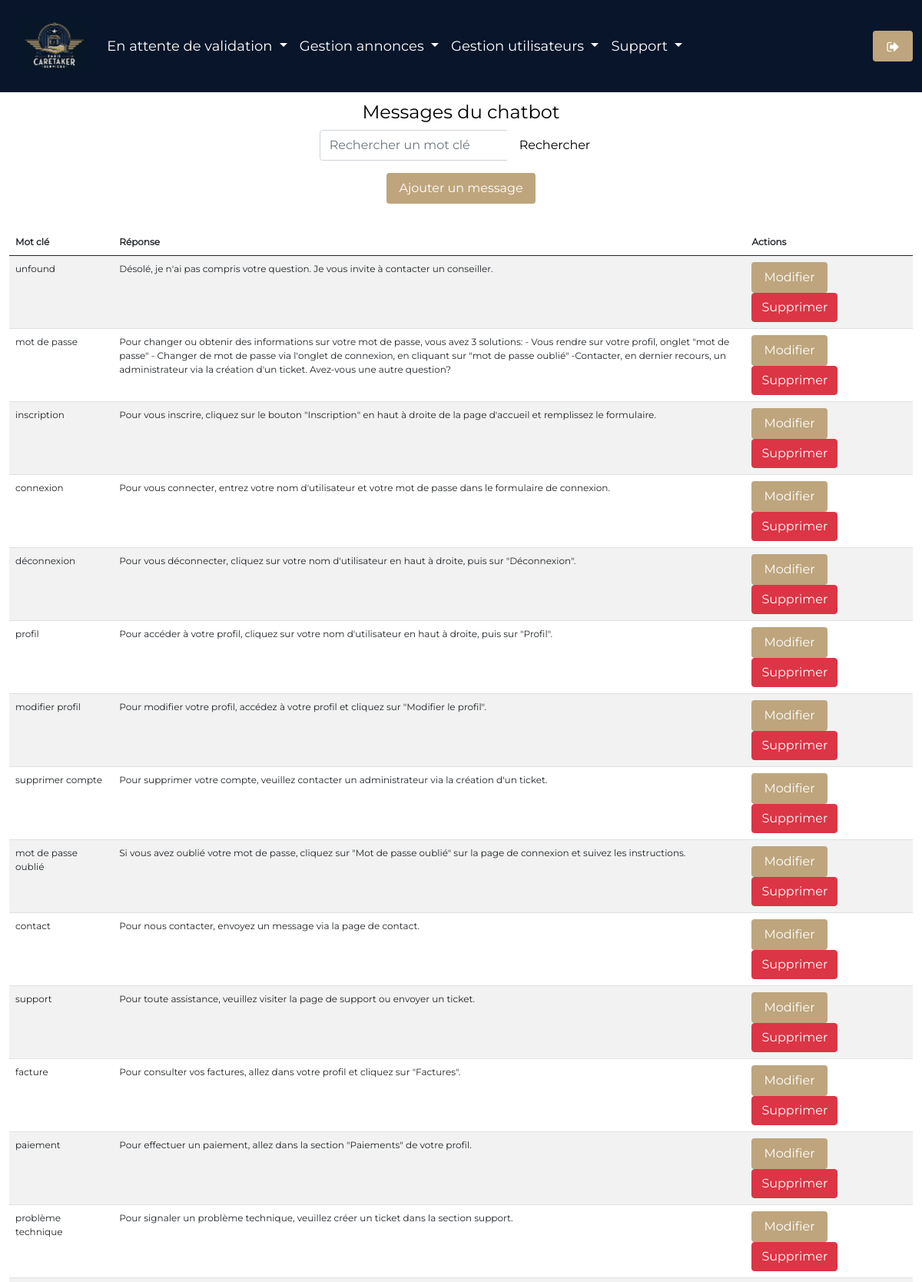
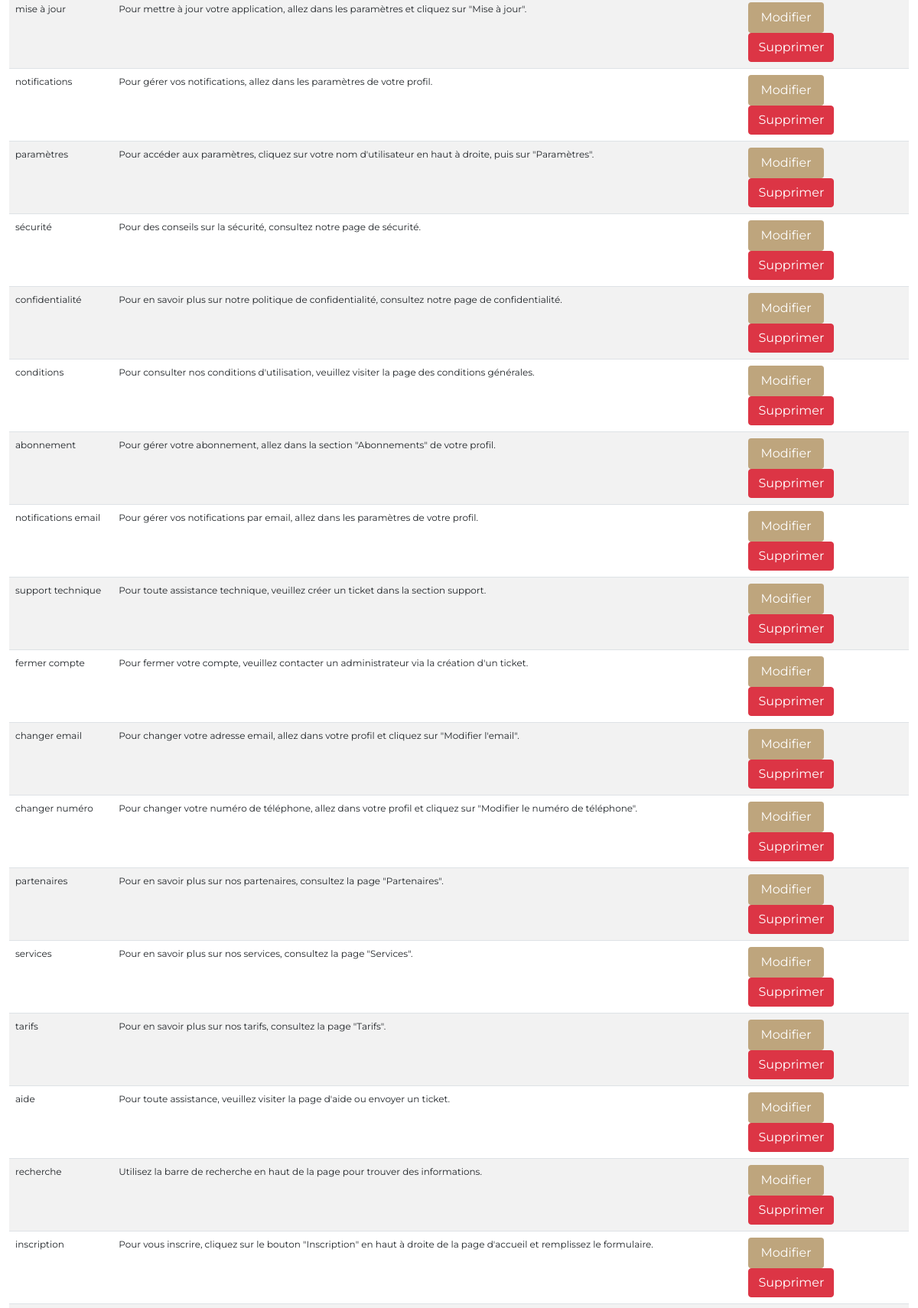
Page /admin/support?choice=chatbot (signed in, upper part) on the committed database (2 pictures, top to bottom).
### tables this page shows
CREATE TABLE IF NOT EXISTS `chatbot` (
  `id` int(11) NOT NULL AUTO_INCREMENT,
  `keyword` text NOT NULL,
  `chatbotresponse` text NOT NULL,
  PRIMARY KEY (`id`)
);

### html/admin/includes/fun_admin.php (called while the page is built, shortened)
<?php
function connectDB()
{
    try {
        $connection = new PDO("mysql:host=" . DB_HOST . ";dbname=" . DB_NAME . ";port=" . DB_PORT, DB_USER, DB_PWD);
        $connection->setAttribute(PDO::ATTR_ERRMODE, PDO::ERRMODE_EXCEPTION);
        return $connection;
    } catch (Exception $e) {
        echo "Erreur SQL " . $e->getMessage();
        exit;
    }
}
function getChatbotMessages(){
    $db = connectDB();
    $req = $db->prepare("SELECT * FROM chatbot");
    $req->execute();
    return $req->fetchAll();
}
?>

### html/admin/support.php (the view, shortened to what this page needs)
<?php
require 'includes/admin_header.php';
require 'includes/fun_admin.php';
if (!isset($_GET['choice'])) {
    header('Location: index.php');
} else {
    $choice = $_GET['choice'];
}
switch ($choice) {
    case 'chatbot':
        if (isset($_POST['search'])) {
            $messages = searchChatbotMessages($_POST['search']);
            echo '<div class="alert alert-success" role="alert"> Résultat de la recherche: '.$_POST['search'].'</div>';
            unset($_POST['search']);
        } else {
            $messages = getChatbotMessages();
        }
?>
        <div class="admin-content-line">
            <div class="stat-block">
                <h4>Messages du chatbot</h4>
                <form action="" method="POST">
                    <div class="input-group mb-3">
                        <input type="text" class="form-control" placeholder="Rechercher un mot clé" name="search" aria-label="Rechercher un mot clé" aria-describedby="button-addon2">
                        <button class="btn btn-outline-secondary" type="submit" id="button-addon2">Rechercher</button>
                    </div>
                </form>
                <button type="button" class="btn btn-primary" data-bs-toggle="modal" data-bs-target="#addMessage">Ajouter un message</button>
                <?php
                if ($messages == null) {
                    echo '<div class="alert alert-danger" role="alert"> Aucun message trouvé</div>';
                }else{
                    ?>
                <div class="table-responsive">
                    <table class="table table-striped table-hover">
                        <thead>
                            <tr>
                                <th scope="col">Mot clé</th>
                                <th scope="col" width = "70%">Réponse</th>
                                <th scope="col">Actions</th>
                            </tr>
                        </thead>
                        <tbody>
                            <?php foreach ($messages as $message) : ?>
                                <tr>
                                    <td><?php echo $message['keyword']; ?></td>
                                    <td><?php echo $message['chatbotresponse']; ?></td>
                                    <td>
                                        <button type="button" class="btn btn-primary" data-bs-toggle="modal" data-bs-target="#editMessage<?php echo $message['id']; ?>">Modifier</button>
                                        <button type="button" class="btn btn-danger" data-bs-toggle="modal" data-bs-target="#deleteMessage<?php echo $message['id']; ?>">Supprimer</button>
                                    </td>
                                </tr>
                            <?php endforeach; ?>
                        </tbody>
                    </table>
                </div>
                <?php } ?>
            </div>
        </div>
<?php
        break;
}
require 'includes/admin_footer.php';
?>

### html/css/base.css (style rules this page uses)
html, body { height: 100%; margin: 0; padding: 0; }
body { font-family: 'Montserrat', sans-serif; color: var(--text-color); font-size: clamp(0.5rem, 1vw, 1rem); margin: 0; padding: 0; background-color:var(--background-color); display: flex; flex-direction: column; min-height: 100vh; margin: 0; }
.bg-light { background-color:var(--background-color) !important; }
.btn-primary { background-color: #BEA57D !important; border: none; color: white; padding: 0.5em 1em; font-family: 'Montserrat', sans-serif !important; }
.btn-outline-secondary { background-color: white !important; border: 1px solid var(--pcs-blue) !important; color: var(--pcs-blue) !important; padding: 0.5em 1em; font-family: 'Montserrat', sans-serif !important; }

### html/admin/includes/admin.css (style rules this page uses)
.admin-content-line { width: 100%; display: flex; flex-wrap: wrap; justify-content: space-around; }
.stat-block { padding: 1%; display: flex; flex-direction: column; align-items: center; justify-content: center; }

### rows in the picture
chatbot: keyword "unfound", chatbotresponse "Désolé, je n'ai pas compris votre question. Je vous invite à contacter un conseiller."
chatbot: keyword "mot de passe", chatbotresponse "Pour changer ou obtenir des informations sur votre mot de passe, vous avez 3 solutions: - Vous rendre sur votre profil, onglet \"mot de passe\" - Changer de mot de passe via l'onglet de connexion, en cliquant sur \"mot de passe oublié\" -Contacter, en dernier recours, un administrateur via la création d'un ticket. Avez-vous une autre question?"
chatbot: keyword "inscription", chatbotresponse "Pour vous inscrire, cliquez sur le bouton \"Inscription\" en haut à droite de la page d'accueil et remplissez le formulaire."
chatbot: keyword "connexion", chatbotresponse "Pour vous connecter, entrez votre nom d'utilisateur et votre mot de passe dans le formulaire de connexion."
chatbot: keyword "déconnexion", chatbotresponse "Pour vous déconnecter, cliquez sur votre nom d'utilisateur en haut à droite, puis sur \"Déconnexion\"."
chatbot: keyword "profil", chatbotresponse "Pour accéder à votre profil, cliquez sur votre nom d'utilisateur en haut à droite, puis sur \"Profil\"."
chatbot: keyword "modifier profil", chatbotresponse "Pour modifier votre profil, accédez à votre profil et cliquez sur \"Modifier le profil\"."
chatbot: keyword "supprimer compte", chatbotresponse "Pour supprimer votre compte, veuillez contacter un administrateur via la création d'un ticket."
chatbot: keyword "mot de passe oublié", chatbotresponse "Si vous avez oublié votre mot de passe, cliquez sur \"Mot de passe oublié\" sur la page de connexion et suivez les instructions."
chatbot: keyword "contact", chatbotresponse "Pour nous contacter, envoyez un message via la page de contact."
chatbot: keyword "support", chatbotresponse "Pour toute assistance, veuillez visiter la page de support ou envoyer un ticket."
chatbot: keyword "facture", chatbotresponse "Pour consulter vos factures, allez dans votre profil et cliquez sur \"Factures\"."
chatbot: keyword "paiement", chatbotresponse "Pour effectuer un paiement, allez dans la section \"Paiements\" de votre profil."
chatbot: keyword "problème technique", chatbotresponse "Pour signaler un problème technique, veuillez créer un ticket dans la section support."
chatbot: keyword "mise à jour", chatbotresponse "Pour mettre à jour votre application, allez dans les paramètres et cliquez sur \"Mise à jour\"."
chatbot: keyword "notifications", chatbotresponse "Pour gérer vos notifications, allez dans les paramètres de votre profil."
chatbot: keyword "paramètres", chatbotresponse "Pour accéder aux paramètres, cliquez sur votre nom d'utilisateur en haut à droite, puis sur \"Paramètres\"."
chatbot: keyword "sécurité", chatbotresponse "Pour des conseils sur la sécurité, consultez notre page de sécurité."
chatbot: keyword "confidentialité", chatbotresponse "Pour en savoir plus sur notre politique de confidentialité, consultez notre page de confidentialité."
chatbot: keyword "conditions", chatbotresponse "Pour consulter nos conditions d'utilisation, veuillez visiter la page des conditions générales."
chatbot: keyword "abonnement", chatbotresponse "Pour gérer votre abonnement, allez dans la section \"Abonnements\" de votre profil."
chatbot: keyword "notifications email", chatbotresponse "Pour gérer vos notifications par email, allez dans les paramètres de votre profil."
chatbot: keyword "support technique", chatbotresponse "Pour toute assistance technique, veuillez créer un ticket dans la section support."
chatbot: keyword "fermer compte", chatbotresponse "Pour fermer votre compte, veuillez contacter un administrateur via la création d'un ticket."
chatbot: keyword "changer email", chatbotresponse "Pour changer votre adresse email, allez dans votre profil et cliquez sur \"Modifier l'email\"."
chatbot: keyword "changer numéro", chatbotresponse "Pour changer votre numéro de téléphone, allez dans votre profil et cliquez sur \"Modifier le numéro de téléphone\"."
chatbot: keyword "partenaires", chatbotresponse "Pour en savoir plus sur nos partenaires, consultez la page \"Partenaires\"."
chatbot: keyword "services", chatbotresponse "Pour en savoir plus sur nos services, consultez la page \"Services\"."
chatbot: keyword "tarifs", chatbotresponse "Pour en savoir plus sur nos tarifs, consultez la page \"Tarifs\"."
chatbot: keyword "aide", chatbotresponse "Pour toute assistance, veuillez visiter la page d'aide ou envoyer un ticket."
chatbot: keyword "recherche", chatbotresponse "Utilisez la barre de recherche en haut de la page pour trouver des informations."
chatbot: keyword "inscription", chatbotresponse "Pour vous inscrire, cliquez sur le bouton \"Inscription\" en haut à droite de la page d'accueil et remplissez le formulaire."
